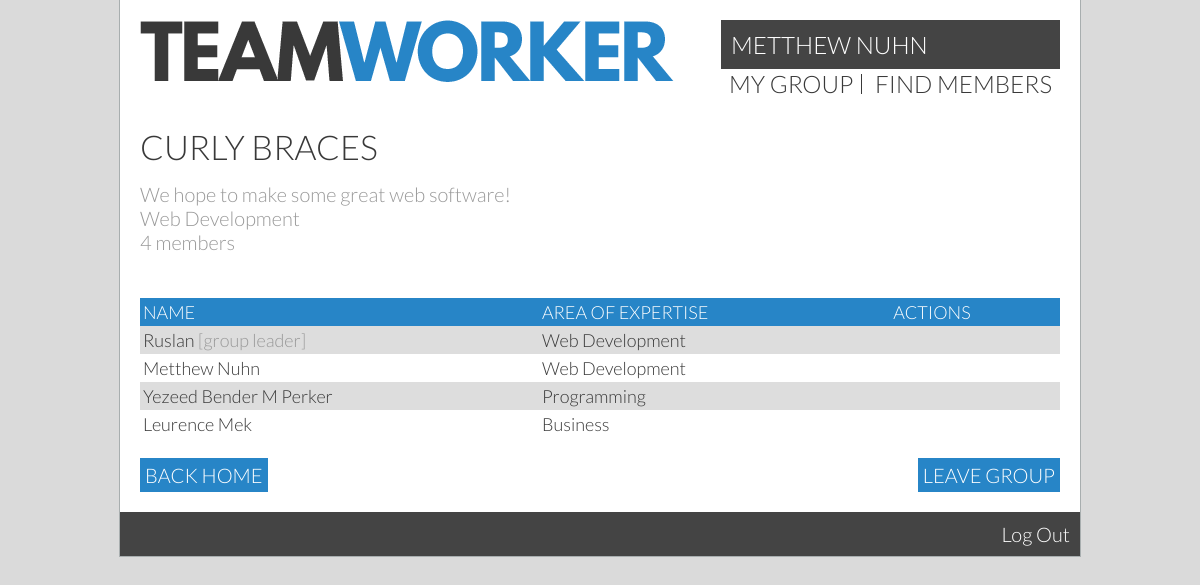
The app's page /?page=group (signed in) with its own data.
### tables this page shows
CREATE TABLE `users` (
  `id` int(11) unsigned NOT NULL AUTO_INCREMENT,
  `permissions` int(11) NOT NULL DEFAULT '1',
  `currentGroup` int(11) DEFAULT '0',
  `groupLeader` tinyint(1) DEFAULT NULL,
  `name` varchar(40) DEFAULT NULL,
  `displayName` varchar(30) DEFAULT NULL,
  `email` varchar(40) DEFAULT NULL,
  `password` char(64) DEFAULT NULL,
  `dob` date DEFAULT NULL,
  `mainArea` varchar(30) DEFAULT NULL,
  `skills` text,
  `gpa` double DEFAULT NULL,
  `goal` double DEFAULT NULL,
  `bio` varchar(300) DEFAULT NULL,
  `studentID` varchar(255) DEFAULT NULL,
  PRIMARY KEY (`id`),
  UNIQUE KEY `email` (`email`),
  UNIQUE KEY `studentID` (`studentID`)
);

CREATE TABLE `groups` (
  `id` int(11) unsigned NOT NULL AUTO_INCREMENT,
  `name` varchar(40) NOT NULL DEFAULT '',
  `description` mediumtext,
  `projectType` varchar(30) DEFAULT NULL,
  PRIMARY KEY (`id`),
  UNIQUE KEY `name` (`name`)
);

### userHandler.php (called while the page is built, shortened)
<?php
if(isset($_SESSION['id'])) {
  $sessionId = $_SESSION['id'];
  $query = ('SELECT * FROM users WHERE id = :id');
  $statement = $db -> prepare($query);
  $statement -> bindValue(':id', $sessionId);
  if (!$statement -> execute()) { print_r($statement->errorInfo()); }
  $result = $statement -> fetch(PDO::FETCH_ASSOC);
  $userId = $_SESSION['id'];
  $realName = $result['name'];
  if($result['displayName'] == "") {
    $userName = $realName;
  } else {
    $userName = $result['displayName'];
  }
  $group = $result['currentGroup'];
}
?>

### groupHandler.php (the view, shortened to what this page needs)
<?php
function getGroup($db, $group) {
$query = ('SELECT * FROM users WHERE currentGroup = :myGroup');
$statement = $db -> prepare($query);
$statement -> bindValue(':myGroup', $group);
if (!$statement -> execute()) {
    print_r($statement->errorInfo());
}
$result = $statement -> fetchAll(PDO::FETCH_ASSOC);
return $result;
}
function getGroupName($groupId, $db) {
  $query = ('SELECT name FROM groups WHERE id = :groupId');
  $statement = $db -> prepare($query);
  $statement -> bindValue(':groupId', $groupId);
  if (!$statement -> execute()) { print_r($stm->errorInfo());}
  $result = $statement -> fetch(PDO::FETCH_ASSOC);
  return $result['name'];
}
function getGroupDescription($groupId, $db) {
  $query = ('SELECT description FROM groups WHERE id = :groupId');
  $statement = $db -> prepare($query);
  $statement -> bindValue(':groupId', $groupId);
  if (!$statement -> execute()) { print_r($stm->errorInfo());}
  $result = $statement -> fetch(PDO::FETCH_ASSOC);
  return $result['description'];
}
function getGroupType($groupId, $db) {
  $query = ('SELECT projectType FROM groups WHERE id = :groupId');
  $statement = $db -> prepare($query);
  $statement -> bindValue(':groupId', $groupId);
  if (!$statement -> execute()) { print_r($stm->errorInfo());}
  $result = $statement -> fetch(PDO::FETCH_ASSOC);
  return $result['projectType'];
}
function renderGroupList($db, $group, $groupLeader) { ?>
      <table>
        <tr>    <th>Name</th>   <th>Area of Expertise</th>  <th>Actions</th>    </tr>
        <?php
          foreach (getGroup($db, $group) as $a) {
        ?>
          <tr>
            <td>
              <a href="/?page=viewProfile&amp;id=<?=$a['id']?>">
              <?php
                if($a['displayName'] == "") {
                    echo $a['name'];
                  } else {
                    echo $a['displayName'];
                  }
                  if($a['groupLeader'] == 1) {
                    echo ' <span class="subtitle">[group leader]</span>';
                  }
              ?>
              </a>
            </td>
            <td><?=$a['mainArea']?></td>
            <td>
            <?php if($a['id'] != $_SESSION['id'] && $groupLeader == true) {  ?>
              <a class="button" href="/?page=group&amp;action=remove&amp;user=<?=$a['id']?>" onclick="return confirm('Remove <?=$a['name']?>?')")>Remove from group</a>
              <a class="button" href="/?page=group&amp;action=setLeader&amp;user=<?=$a['id']?>" onclick="return confirm('Set <?=$a['name']?> as leader? This will remove you as leader.')")>Set as leader</a>
            <?php }  ?></td>
          </tr>
        <?php  }  ?>
      </table>
<?php } ?>

### list.php (shortened to what this page needs)
<body>
  <main>
    <?php include "header.inc"; ?>
    <div class="content">
      <?php
      if ($group == 0) {
        echo "<h2>You're not in a group yet!</h2>";
      } else {
        $myGroup = getGroup($db, $group);
      ?>
      <h1><?php echo getGroupName($group, $db);?></h1>
      <h2 class="subtitle">
      <?php echo getGroupDescription($group, $db)."<br>".getGroupType($group, $db)."<br>".sizeof($myGroup) ?> members</h2>
      <br>
      <?php renderGroupList($db, $group, $groupLeader); ?>
      <?php if($groupLeader == 1) { ?>
        <a class="button right" href="#" onclick="alert('Group leader cant leave the group - set someone else as leader first.');">Leave Group</a>
      <?php } else { ?>
        <a class="button right" href="/?page=group&amp;action=remove&amp;user=<?=$userId?>" onclick="return confirm('Leave <?php echo getGroupName($group, $db); ?>?')">Leave Group</a>
      <?php } ?>
      <a class="button left" href="/">Back Home</a>
      <?php } ?>
    </div>
    <?php include 'footer.php' ?>
  </main>
</body>
</html>

### header.inc (shortened to what this page needs)
<header>
    <a href="/" id="logo"><img src="_resources/teamworker.png"></a>
    <nav>
      <div class="topNavProfile">
        <a href='/?page=profile'><?=$userName?></a>
      </div>
      <ul>
        <?php if($group != 0) { ?>
          <li><a href="/?page=group">my group</a></li>
          <li><a href="/?page=userSearch">find members</a></li>
        <?php } ?>
      </ul>
    </nav>
</header>

### style.css (style rules this page uses)
body { margin: 0; padding:0; font-family: 'Lato', sans-serif; font-weight: 300; font-size:20px; }
main { width:960px; height:auto; margin:0 auto; }
.content { margin: 20px; overflow: auto; }
h1 { font-weight:300; font-size:1.7em; text-transform:uppercase; margin: 15px 0; }
.content h1:first-child { margin-top:0; }
h2 { font-weight:300; font-size:1.3em; text-transform:uppercase; margin:15px 0; }
.subtitle { color: #999; font-size: 1em; text-transform: none; margin: 0; }
a { text-decoration:none; color:inherit; transition: opacity 0.3s ease; }
.button { display: inline-block; padding: 5px; text-transform: uppercase; color: #fff; background-color: #2785c7; }
.left { float: left; }
.right { float: right; }
header { padding:20px; }
#logo { display:inline-block; }
nav { font-size:1.2em; text-transform: uppercase; display:inline-block; float:right; }
nav ul { list-style:none; padding:0; margin:0; }
nav li { display:inline-block; border-right:1px solid #393939; padding:0 8px; line-height:20px; }
nav ul li:last-child { border-right:none; }
.topNavProfile { background: #444; padding: 10px; }
.topNavProfile a { color: #fff; }
table { width:100%; box-sizing:border-box; font-size:0; border-spacing:0; margin:20px 0; }
th { text-transform:uppercase; font-weight: 300; }
td, th { font-size:18px; padding:3px; margin:0; text-align:left; min-height:1em; }

### colour.css (style rules this page uses)
body, .grain { background-color:#dadada; background-image:url(_resources/15p-grey.jpg); }
main { background-color:white; }
.accent, ul.filters li, form#login input[type="submit"], th, .progress, .blue-square, .status .online .icon { background-color:#2785c7; }
tr:nth-child(even) { background-color:#ddd; }
body, main { color:#393939; }
ul.filters li, form#login input[type="submit"], th, .glance, .status .icon { color:white; }
main { border: 1px solid #a8aeaf; border-top:none; }

### records on screen
users: name "METTHEW NUHN", currentGroup.name "CURLY BRACES", currentGroup.description "We hope to make some great web software!", currentGroup.projectType "Web Development", name "Metthew Nuhn", mainArea "Web Development"
users: displayName "Ruslan", groupLeader "[group leader]", mainArea "Web Development"
users: name "Yezeed Bender M Perker", mainArea "Programming"
users: name "Leurence Mek", mainArea "Business"

### other values on screen
sizeof($myGroup) "4"
